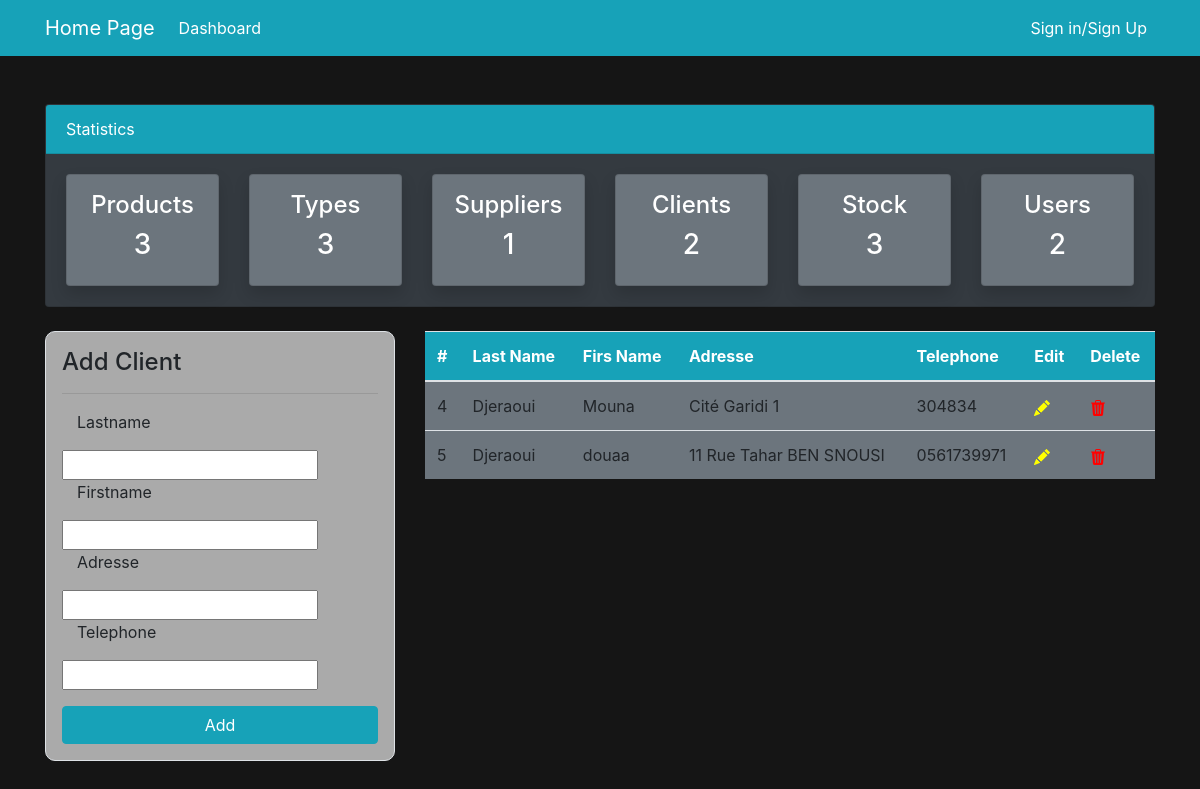
The app's page /list_Client/ (signed in) with its own data.
### GestStockMagasin/models.py (models this page shows, shortened)
class Client (models.Model):
    CodeC = models.AutoField(primary_key= True)
    NomC = models.CharField(max_length=100,default="")
    PrenomC = models.CharField(max_length=100,default="")
    AdresseC = models.CharField(max_length=100,default="")
    TelephoneC = models.CharField(max_length=100,default="")

### GestStockMagasin/views.py (the view)
# urls.py: path('list_Client/',views.afficher_Client, name="dashboard-client"),
@login_required(login_url='dash-login')
def afficher_Client(request):
    prods = Produit.objects.all()
    prod_count = prods.count()
    fours = Fournisseur.objects.all()
    fours_count = fours.count()
    types = TypeProduit.objects.all()
    type_count = types.count()
    users = User.objects.all()
    user_count = users.count()
    Clients = Client.objects.all()
    client_count = Clients.count()
    stock = Stock.objects.all()
    stock_count = stock.count()
    if request.method == 'POST':
        form = ClientForm(request.POST)
        if form.is_valid():
            form.save()
            C_name = form.cleaned_data.get('NomC')
            messages.success(request, f'{C_name} has been added')
            return redirect("dashboard-client")
    else:
        form = ClientForm()
    context = {
        'Clients': Clients,
        'form': form,
        'P_count':prod_count,
        'F_count':fours_count,
        'C_count':client_count,
        'U_count': user_count,
        'T_count':type_count,
        'S_count':stock_count,
    }
    return render(request, 'dashboard/Clients.html', context)

### GestStockMagasin/forms.py
class ClientForm(forms.ModelForm):
    class Meta:
        model = Client
        fields ='__all__'

### GestStockMagasin/templates/dashboard/Clients.html (shortened to what this page needs)
<!DOCTYPE html>
<html lang="en">
  <head>
    <link rel="stylesheet" href="GestStockMagasin/static/css/mystyle.css" />
    <link
      rel="stylesheet"
      href="https://cdn.jsdelivr.net/npm/bootstrap@4.6.2/dist/css/bootstrap.min.css"
    />
  </head>
  <body style="background-color: #151515">
    <nav class="navbar navbar-expand-lg navbar-info bg-info">
      <div class="container">
        <a class="navbar-brand text-white" href="{% url 'main-dashboard' %}"
          >Home Page</a
        >
        <div class="collapse navbar-collapse" id="navbarSupportedContent">
          <ul class="navbar-nav mr-auto">
            <li class="nav-item active">
              <a class="nav-link text-white" href="{% url 'main-dashboard' %}"
                >Dashboard <span class="sr-only">(current)</span></a
              >
            </li>
          </ul>
          <ul class="navbar-nav ml-auto">
            <li class="nav-item active">
              <a class="nav-link text-white" href="{% url 'dash-login' %}"
                >Sign in/Sign Up<span class="sr-only">(current)</span></a
              >
            </li>
          </ul>
        </div>
      </div>
    </nav>
    <div class="container">
      <div class="row mt-5">
        <div class="col-md-12">
          <div class="card bg-dark">
            <div class="card-header text-white bg-info">Statistics</div>
            <div class="card-body">
              <div class="row">
                <div class="col-md-2">
                  <a
                    class="text-decoration-none text-white"
                    href="{% url 'dashboard-produits' %}"
                  >
                    <div
                      class="card my-card shadow text-center p-3 bg-secondary"
                    >
                      <h4>Products </h4>
                      <h3>{{ P_count }}</h3>
                    </div>
                  </a>
                </div>
                <div class="col-md-2">
                  <a
                    class="text-decoration-none text-white"
                    href="{% url 'dashboard-types' %}"
                  >
                    <div
                      class="card my-card shadow text-center p-3 bg-secondary"
                    >
                      <h4>Types </h4>
                      <h3>{{ T_count }}</h3>
                    </div>
                  </a>
                </div>
                <div class="col-md-2">
                  <a
                    class="text-decoration-none text-white"
                    href="{% url 'dashboard-Fournisseur' %}"
                  >
                    <div
                      class="card my-card shadow text-center p-3 bg-secondary"
                    >
                      <h4>Suppliers </h4>
                      <h3>{{ F_count }}</h3>
                    </div>
                  </a>
                </div>
                <div class="col-md-2">
                  <a
                    class="text-decoration-none text-white"
                    href="{% url 'dashboard-client' %}"
                  >
                    <div
                      class="card my-card shadow text-center p-3 bg-secondary"
                    >
                      <h4>Clients </h4>
                      <h3>{{ C_count }}</h3>
                    </div>
                  </a>
                </div>
                <div class="col-md-2">
                  <a
                    class="text-decoration-none text-white"
                    href="{% url 'dashboard-stock' %}"
                  >
                    <div
                      class="card my-card shadow text-center p-3 bg-secondary"
                    >
                      <h4>Stock </h4>
                      <h3>{{ S_count }}</h3>
                    </div>
                  </a>
                </div>
                <div class="col-md-2">
                  <a
                    class="text-decoration-none text-white"
                    href="{% url 'main-dashboard' %}"
                  >
                    <div
                      class="card my-card shadow text-center p-3 bg-secondary"
                    >
                      <h4>Users </h4>
                      <h3>{{ U_count }}</h3>
                    </div>
                  </a>
                </div>
              </div>
            </div>
          </div>
        </div>
      </div>
    </div>
    <div class="container">
      <div class="row my-4">
        <div class="col-md-4">
          <div
            class="border p-3"
            style="border-radius: 10px; background-color: #aaaaaa"
          >
            <h4>Add Client</h4>
            <hr />
            <form action="" method="POST">
              <div class="form-group">
                <div>
                  <label class="col-md-4 form-group" for="inputAddress"
                    >Lastname</label
                  >
                  {{ form.NomC }}
                </div>
                <div>
                  <label class="col-md-4 form-group" for="fname"
                    >Firstname</label
                  >
                  {{ form.PrenomC }}
                </div>
                <div>
                  <label class="col-md-4 form-group" for="fname">Adresse</label>
                  {{ form.AdresseC }}
                </div>
                <div>
                  <label class="col-md-4 form-group" for="fname"
                    >Telephone</label
                  >
                  {{ form.TelephoneC }}
                </div>
              </div>
              <input type="submit" value="Add" class="btn btn-info btn-block" />
            </form>
          </div>
        </div>
        <div class="col-md-8">
          <table class="table bg-secondary">
            <thead class="bg-info">
              <tr class="text-white">
                <th scope="col">#</th>
                <th scope="col">Last Name</th>
                <th scope="col">Firs Name</th>
                <th scope="col">Adresse</th>
                <th scope="col">Telephone</th>
                <th scope="col">Edit</th>
                <th scope="col">Delete</th>
              </tr>
            </thead>
            <tbody>
              {% for C in Clients %}
              <tr>
                <td class="text-black">{{ C.CodeC }}</td>
                <td class="text-black">{{ C.NomC }}</td>
                <td class="text-black">{{ C.PrenomC }}</td>
                <td class="text-black">{{ C.AdresseC }}</td>
                <td class="text-black">{{ C.TelephoneC }}</td>
                <td class="text-black">
                  <a href="{% url 'edit-client' C.CodeC %}">
                  </a>
                </td>
                <td class="text-black">
                  <a href="{% url 'delete-client' C.CodeC %}">
                  </a>
                </td>
              </tr>
              {% endfor %}
            </tbody>
          </table>
        </div>
      </div>
    </div>
  </body>
</html>

### records on screen
Client: CodeC "4", NomC "Djeraoui", PrenomC "Mouna", AdresseC "Cité Garidi 1", TelephoneC "304834"
Client: CodeC "5", NomC "Djeraoui", PrenomC "douaa", AdresseC "11 Rue Tahar BEN SNOUSI", TelephoneC "0561739971"

### other values on screen
{{ P_count }} "3"
{{ T_count }} "3"
{{ F_count }} "1"
{{ C_count }} "2"
{{ S_count }} "3"
{{ U_count }} "2"
